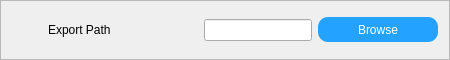
                  <widget class="QFrame" name="Frame_CreateDataset_Export">
                   <property name="sizePolicy">
                    <sizepolicy hsizetype="Preferred" vsizetype="Fixed">
                     <horstretch>0</horstretch>
                     <verstretch>0</verstretch>
                    </sizepolicy>
                   </property>
                   <property name="minimumSize">
                    <size>
                     <width>0</width>
                     <height>60</height>
                    </size>
                   </property>
                   <property name="maximumSize">
                    <size>
                     <width>16777215</width>
                     <height>60</height>
                    </size>
                   </property>
                   <property name="styleSheet">
                    <string notr="true">QFrame#Frame_CreateDataset_Export
{
	border-top:1px solid rgb(226, 226, 226);
	border-bottom:2px solid rgb(226, 226, 226);
	border-left:2px solid rgb(226, 226, 226);
	border-right:2px solid rgb(226, 226, 226);
	background-color: rgb(247, 247, 247);
}</string>
                   </property>
                   <property name="frameShape">
                    <enum>QFrame::StyledPanel</enum>
                   </property>
                   <property name="frameShadow">
                    <enum>QFrame::Raised</enum>
                   </property>
                   <layout class="QHBoxLayout" name="horizontalLayout_25">
                    <item>
                     <layout class="QHBoxLayout" name="horizontalLayout_5">
                      <item>
                       <widget class="QLabel" name="Label_CreateDataset_ExportPath">
                        <property name="sizePolicy">
                         <sizepolicy hsizetype="Fixed" vsizetype="Fixed">
                          <horstretch>0</horstretch>
                          <verstretch>0</verstretch>
                         </sizepolicy>
                        </property>
                        <property name="minimumSize">
                         <size>
                          <width>30</width>
                          <height>30</height>
                         </size>
                        </property>
                        <property name="maximumSize">
                         <size>
                          <width>30</width>
                          <height>30</height>
                         </size>
                        </property>
                        <property name="styleSheet">
                         <string notr="true">border-image: url(:/Icon/State/RedLight.png);</string>
                        </property>
                        <property name="text">
                         <string/>
                        </property>
                       </widget>
                      </item>
                      <item>
                       <widget class="QLabel" name="label_6">
                        <property name="sizePolicy">
                         <sizepolicy hsizetype="Fixed" vsizetype="Fixed">
                          <horstretch>0</horstretch>
                          <verstretch>0</verstretch>
                         </sizepolicy>
                        </property>
                        <property name="minimumSize">
                         <size>
                          <width>150</width>
                          <height>30</height>
                         </size>
                        </property>
                        <property name="maximumSize">
                         <size>
                          <width>150</width>
                          <height>30</height>
                         </size>
                        </property>
                        <property name="styleSheet">
                         <string notr="true">QLabel
{
	border:0px;
	
	font: 87 10pt &quot;Arial Black&quot;;
}</string>
                        </property>
                        <property name="text">
                         <string>Export Path</string>
                        </property>
                        <property name="alignment">
                         <set>Qt::AlignLeading|Qt::AlignLeft|Qt::AlignVCenter</set>
                        </property>
                       </widget>
                      </item>
                      <item>
                       <widget class="QLineEdit" name="LineEdit_CreateDataset_ExportPath"/>
                      </item>
                      <item>
                       <widget class="QPushButton" name="PushButton_CreateDataset_ExportPath">
                        <property name="sizePolicy">
                         <sizepolicy hsizetype="Fixed" vsizetype="Fixed">
                          <horstretch>0</horstretch>
                          <verstretch>0</verstretch>
                         </sizepolicy>
                        </property>
                        <property name="minimumSize">
                         <size>
                          <width>120</width>
                          <height>25</height>
                         </size>
                        </property>
                        <property name="maximumSize">
                         <size>
                          <width>120</width>
                          <height>25</height>
                         </size>
                        </property>
                        <property name="styleSheet">
                         <string notr="true">QPushButton
{
	font: 87 10pt &quot;Arial Black&quot;;
	color: rgb(255, 255, 255);
	background-color: rgb(35, 162, 255);
	border-radius: 10px;
}
QPushButton:pressed
{
background-color: rgb(255, 255, 255);
}
QPushButton:hover
{
background-color: rgb(192, 233, 251);
}
QPushButton:disabled
{
	background-color: rgb(198, 198, 198);
}</string>
                        </property>
                        <property name="text">
                         <string>Browse</string>
                        </property>
                       </widget>
                      </item>
                     </layout>
                    </item>
                   </layout>
                  </widget>
